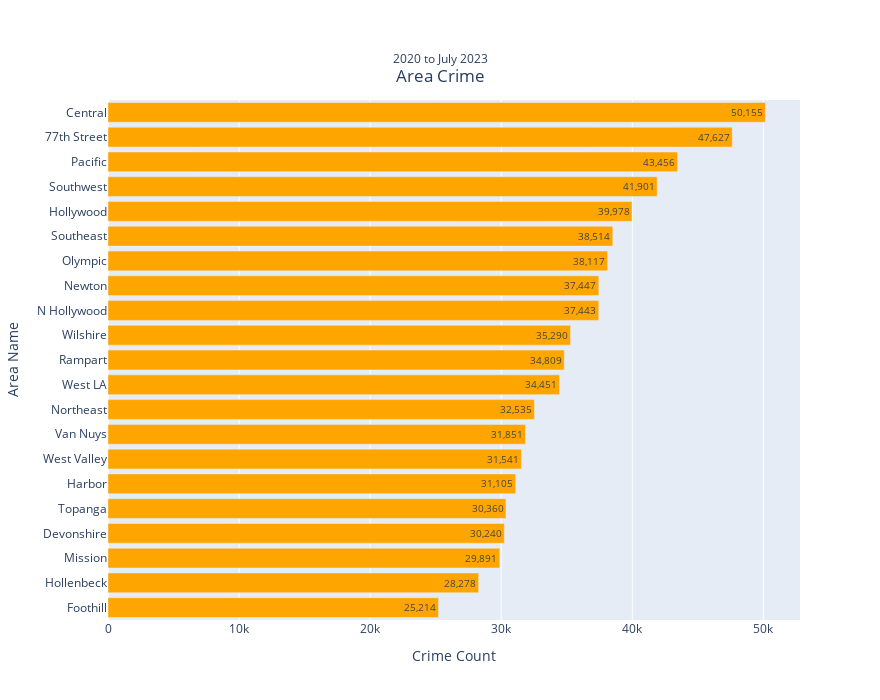

The code cell stored with this chart in its notebook:
### Code cell
fig = go.Figure()

text_label = [f"{label:,}" for label in area_2022.COUNT]

fig.add_trace(go.Bar(y=area_2022.AREA_NAME,
                        x=area_2022.COUNT,
                        text = text_label,
                        orientation = "h", 
                        marker=dict(
                        color='orange'       # Set a single color for all bars
    )))

fig.update_layout(
    width=880,
    height= 700,
    title = {
        'text': "Area Crime",
        'y':0.9,
        'x':0.5,
        'xanchor': 'center',
        'yanchor': 'top'},
    xaxis = dict(title = "Crime Count"),
    yaxis= dict(title = "Area Name")
)

# Add a subtitle using annotations
fig.add_annotation(
    xref='paper', yref='paper',  # Use paper coordinates
    x=0.48, y=1.1,  # Position of the subtitle
    text='2020 to July 2023',  # Subtitle text
    showarrow=False,
)

fig.show()
fig.write_image("Static/Images/area_2020_2023.png", width=800, height=500, scale=2)

### Figure 1 — Plotly figure (JSON) as saved in the notebook; plotly's stock layout.template omitted (floating-point values rounded to 4 significant figures)
{"data": [{"marker": {"color": "orange"}, "orientation": "h", "text": ["25,214", "28,278", "29,891", "30,240", "30,360", "31,105", "31,541", "31,851", "32,535", "34,451", "34,809", "35,290", "37,443", "37,447", "38,117", "38,514", "39,978", "41,901", "43,456", "47,627", "50,155"], "type": "bar", "x": [25214, 28278, 29891, 30240, 30360, 31105, 31541, 31851, 32535, 34451, 34809, 35290, 37443, 37447, 38117, 38514, 39978, 41901, 43456, 47627, 50155], "y": ["Foothill", "Hollenbeck", "Mission", "Devonshire", "Topanga", "Harbor", "West Valley", "Van Nuys", "Northeast", "West LA", "Rampart", "Wilshire", "N Hollywood", "Newton", "Olympic", "Southeast", "Hollywood", "Southwest", "Pacific", "77th Street", "Central"]}], "layout": {"annotations": [{"showarrow": false, "text": "2020 to July 2023", "x": 0.48, "xref": "paper", "y": 1.1, "yref": "paper"}], "height": 700, "title": {"text": "Area Crime", "x": 0.5, "xanchor": "center", "y": 0.9, "yanchor": "top"}, "width": 880, "xaxis": {"title": {"text": "Crime Count"}}, "yaxis": {"title": {"text": "Area Name"}}}}
